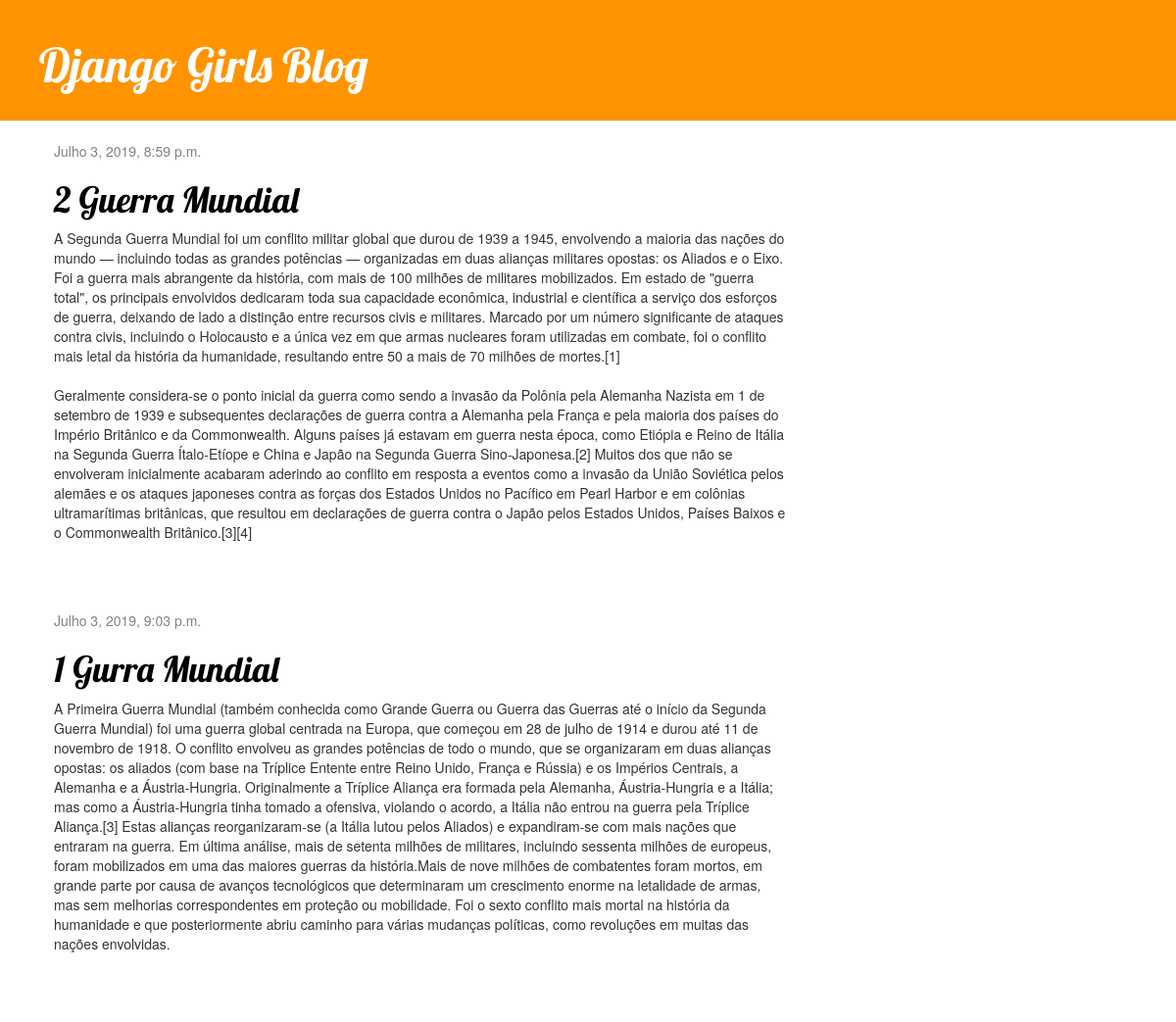
The page / on the database its author committed.
### blog/models.py (models this page shows, shortened)
class Post(models.Model):
    author = models.ForeignKey(settings.AUTH_USER_MODEL, on_delete = models.CASCADE)
    title = models.CharField(max_length = 200)
    text = models.TextField()
    created_date = models.DateTimeField(default = timezone.now)
    published_date = models.DateTimeField(blank = True, null=True)

### blog/views.py (the view)
# urls.py: path('', views.post_list, name='post_list'),
def post_list(request):
    posts = Post.objects.filter(published_date__lte=timezone.now()).order_by('published_date')
    return render(request, 'blog/post_list.html', {'posts': posts})

### blog/templates/blog/post_list.html
{% extends 'blog/base.html' %}
{% block content %}
    {% for post in posts %}
        <div class="post">
            <div class="date">
                {{ post.published_date }}
            </div>
            <h1><a href="{% url 'post_detail' pk=post.pk %}">{{ post.title }}</a></h1>
            <p>{{ post.text|linebreaksbr }}</p>
        </div>
    {% endfor %}
{% endblock %}

### blog/templates/blog/base.html (shortened to what this page needs)
{% load static %}
<html>
    <head>
        <link rel="stylesheet" href="//maxcdn.bootstrapcdn.com/bootstrap/3.2.0/css/bootstrap.min.css">
        <link rel="stylesheet" href="//maxcdn.bootstrapcdn.com/bootstrap/3.2.0/css/bootstrap-theme.min.css">
        <link rel="stylesheet" href="{% static 'css/blog.css' %}">
    </head>
    <body>
        <div class="page-header">
            <h1><a href="/">Django Girls Blog</a></h1>
        </div>
        <div class="content container">
            <div class="row">
                <div class="col-md-8">
                {% block content %}
                {% endblock %}
                </div>
            </div>
        </div>
    </body>
</html>

### blog/static/css/blog.css (style rules this page uses)
.page-header { background-color: #ff9400; margin-top: 0; padding: 20px 20px 20px 40px; }
.page-header h1, .page-header h1 a, .page-header h1 a:visited, .page-header h1 a:active { color: #ffffff; font-size: 36pt; text-decoration: none; }
.content { margin-left: 40px; }
h1, h2, h3, h4 { font-family: 'Lobster', cursive; }
.date { color: #828282; }
.post { margin-bottom: 70px; }
.post h1 a, .post h1 a:visited { color: #000000; }

### rows shown on the page
Post: published_date "Julho 3, 2019, 8:59 p.m.", title "2 Guerra Mundial", text "A Segunda Guerra Mundial foi um conflito militar global que durou de 1939 a 1945, envolvendo a maioria das nações do mundo — incluindo todas as grandes potências — organizadas em duas alianças militares opostas: os Aliados e o Eixo. Foi a guerra mais abrangente da história, com mais de 100 milhões de militares mobilizados. Em estado de \"guerra total\", os principais envolvidos dedicaram toda sua capacidade econômica, industrial e científica a serviço dos esforços de guerra, deixando de lado a distinção entre recursos civis e militares. Marcado por um número significante de ataques contra civis, incluindo o Holocausto e a única vez em que armas nucleares foram utilizadas em combate, foi o…"
Post: published_date "Julho 3, 2019, 9:03 p.m.", title "1 Gurra Mundial", text "A Primeira Guerra Mundial (também conhecida como Grande Guerra ou Guerra das Guerras até o início da Segunda Guerra Mundial) foi uma guerra global centrada na Europa, que começou em 28 de julho de 1914 e durou até 11 de novembro de 1918. O conflito envolveu as grandes potências de todo o mundo, que se organizaram em duas alianças opostas: os aliados (com base na Tríplice Entente entre Reino Unido, França e Rússia) e os Impérios Centrais, a Alemanha e a Áustria-Hungria. Originalmente a Tríplice Aliança era formada pela Alemanha, Áustria-Hungria e a Itália; mas como a Áustria-Hungria tinha tomado a ofensiva, violando o acordo, a Itália não entrou na guerra pela Tríplice Aliança.[3] Estas…"
